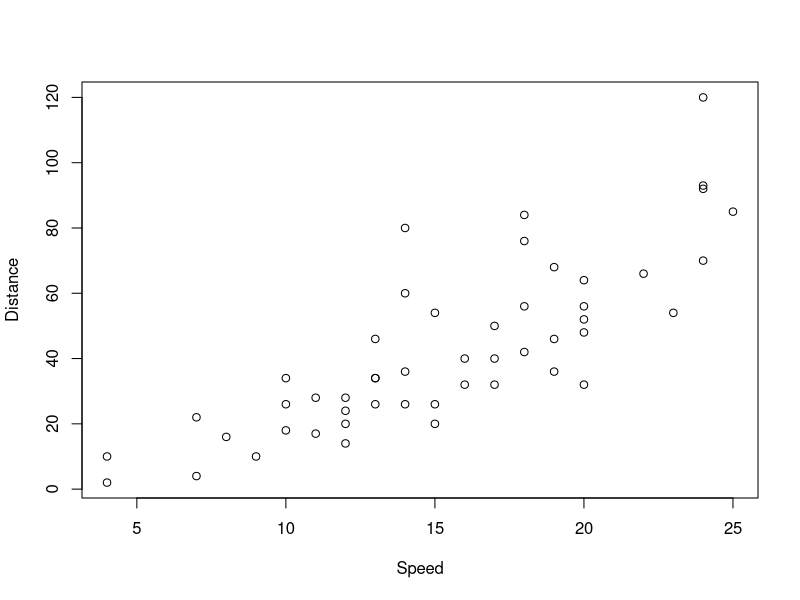
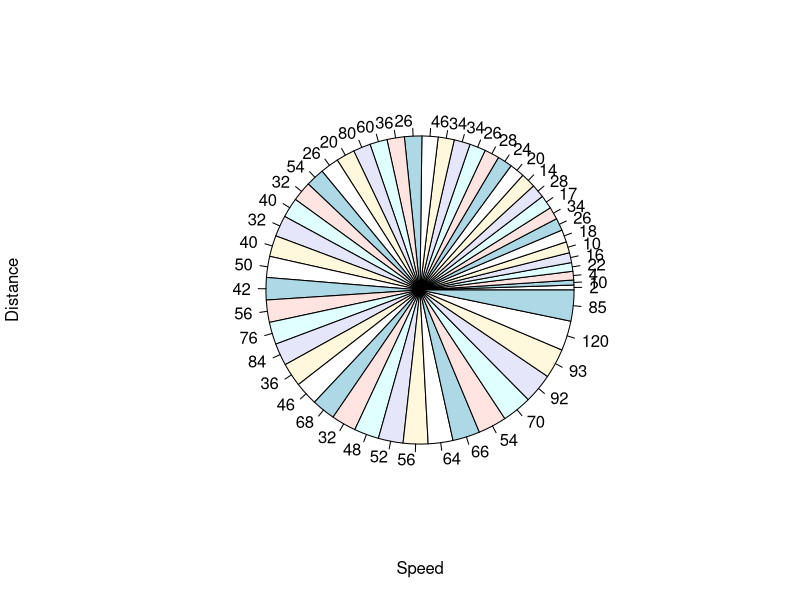
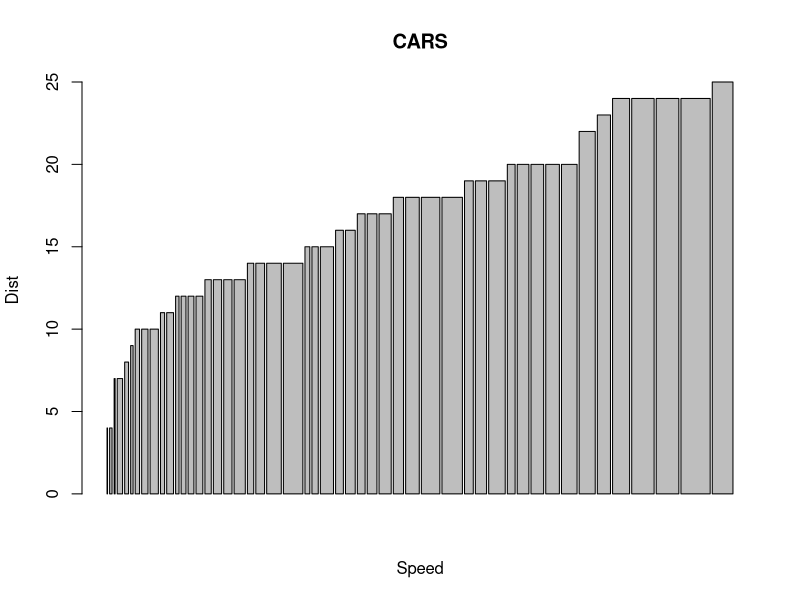
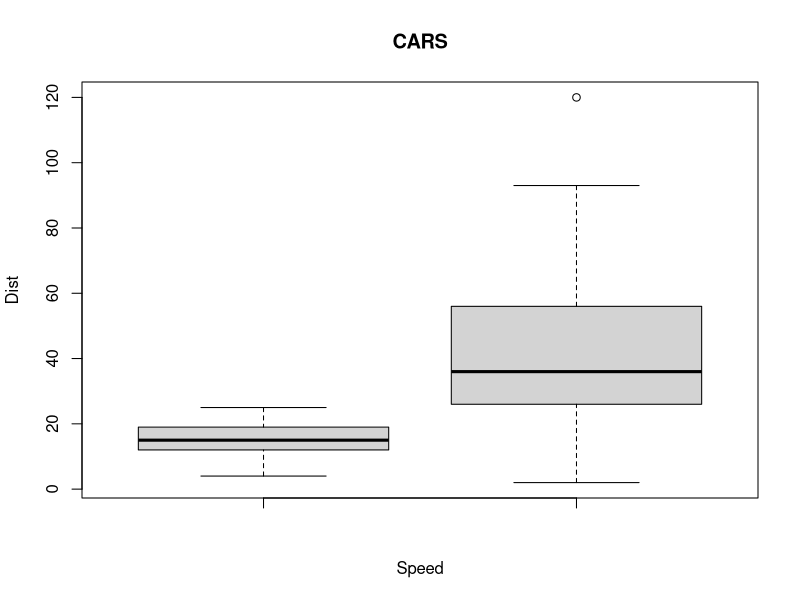
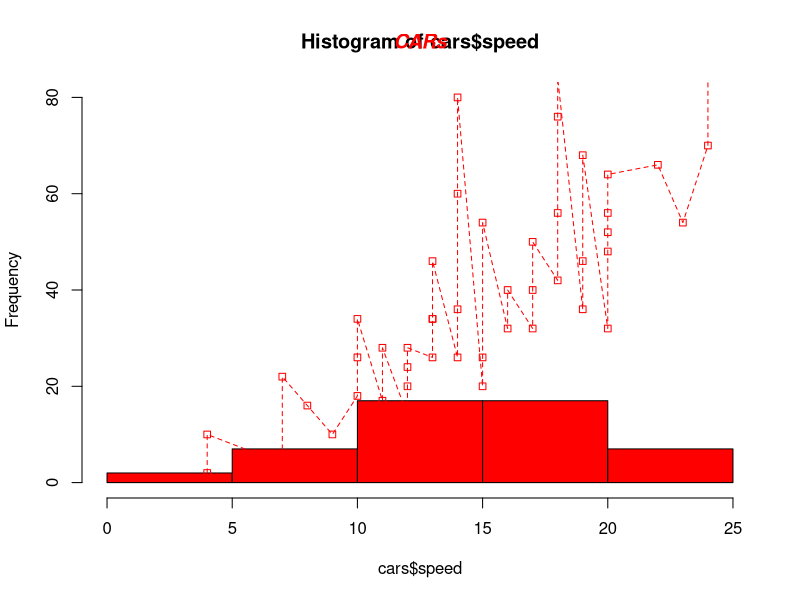
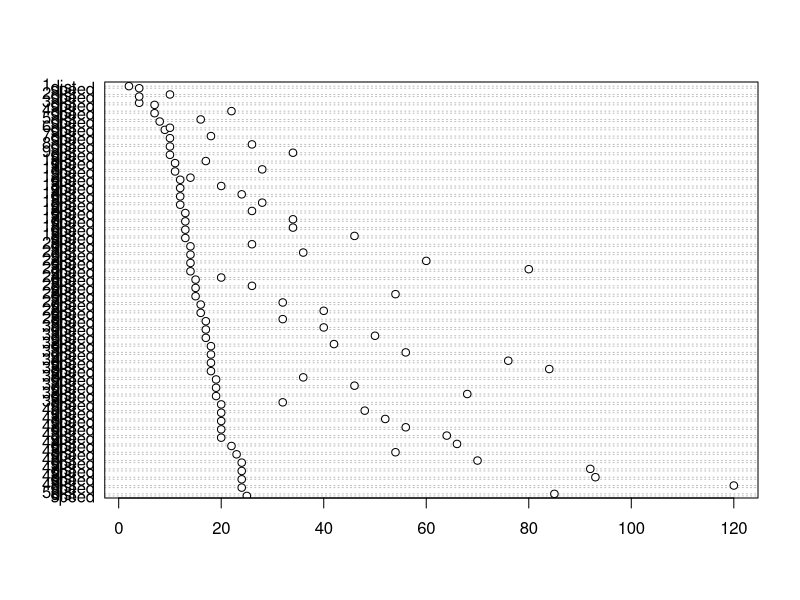

These figures' R source, in order:
# VECTOR
color<-c('red','green','blue')
print(color)
print(class(color))

# LIST
list1<-list(c(2,5,8),21,89)
print(list1)

# MATRIX
Mat<-matrix(c('a','v','e','s','y','z'),nrow=2,ncol=3,byrow = TRUE)
print(Mat)

# ARRAY
arr<-array(c('green','yellow'),dim=c(3,3,8))
print(arr)

# FACTORS
color<-c('green','red','yellow','red','blue','green','red')
factor_color<-factor(color)
print(factor_color)
print(color)
print(nlevels(factor_color))

# DATA FRAMES
DF<-data.frame()
DF<-data.frame(gender=c('Male','Female','male'),height=c(158,120,165),weight=c(40,35,48),age=c(18,16,15))
print(DF)

# STRING
St<-"Hello! We are learning R programming!!..."
print(St)
print(color)

# GRAPH
data(cars)
cars

plot(cars$speed,cars$dist,,xlab="Speed",ylab = "Distance")
# PIE CHART
pie(cars$speed,cars$dist,,xlab="Speed",ylab = "Distance")
# BAR GRAPH
barplot(cars$speed,cars$dist,xlab = "Speed",ylab = "Dist",main="CARS")
# BOX PLOT
boxplot(cars$speed,cars$dist,xlab = "Speed",ylab = "Dist",main="CARS")
# HISTOGRAM
hist(cars$speed,col="red",ylim = c(0,80))
# LINE GRAPH
lines(cars,type="o",pch=22,lty=2,col="red")
title(main="CARs",col.main="red",font.main=4)
# DOT CHART
dotchart(t(
  cars
))

# CONTROL STRUCTURE:
# 1.IF-ELSE:
x <- -5
if(x > 0)
  {
  print("Non Negative no")
}else
  {
  print("Negative no")

  }

# VECTORIZATION WITH IF-ELSE:
ifelse(x<=10,"x less than 10","x greater than 10")

# FOR LOOP:
y <-c ("apple","Banana","Mango")
for (x in 1:1) {
  print(y[x])

}

# WHILE LOOP:

a<-1
while(a<10)
{
  print(a)
  if(a==5)
    break
  a=a+1
}

# NEXT
x<-1
while (x<5) {
  x<-x+1;
  if(x==3)
    next;
  print(x);
}

# REPEAT LOOP:
x <- 1
repeat {
  print(x)
  x = x+1
  if (x == 6){
    break
  }
}


